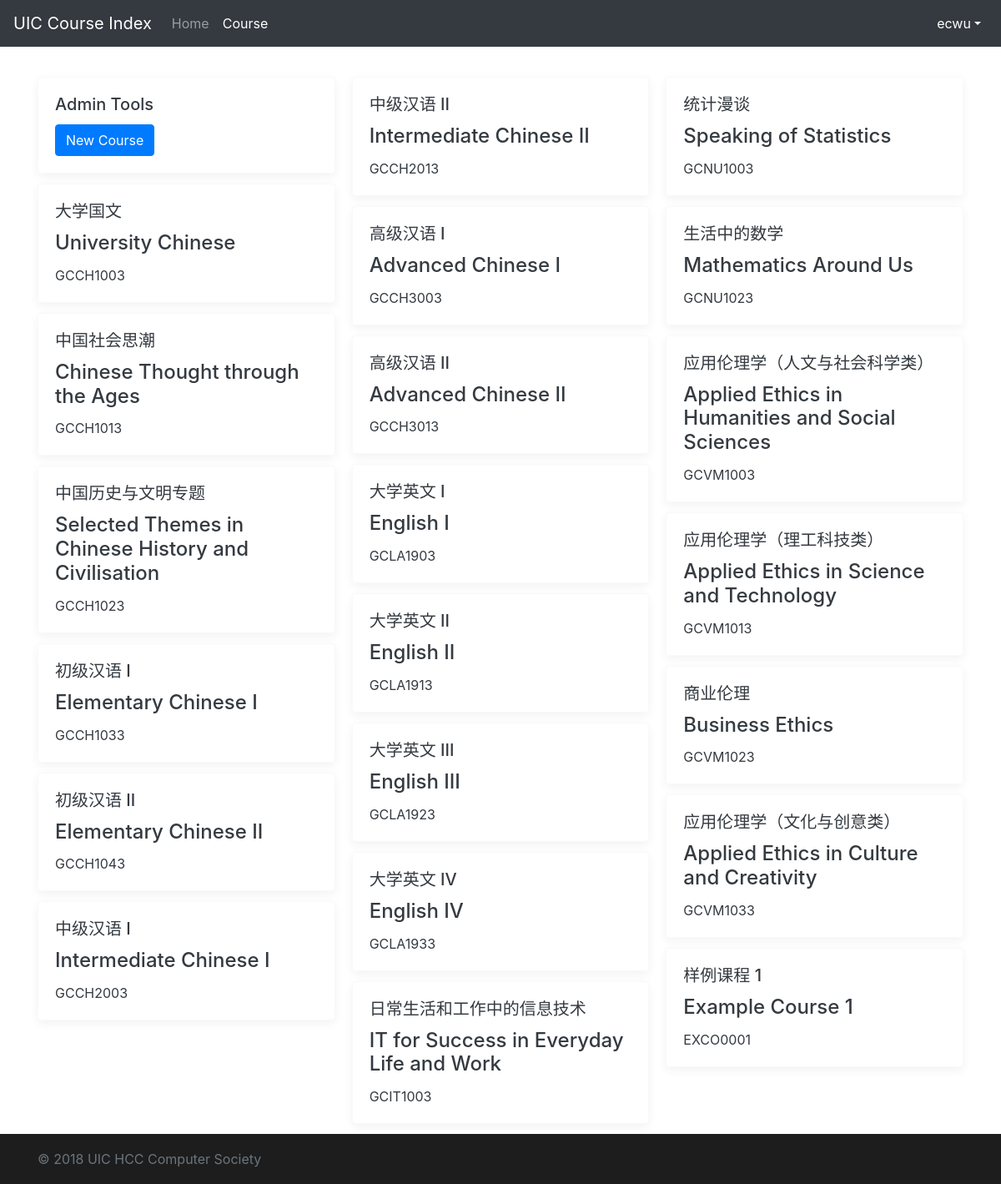
Page /course/ (signed in) on the committed database.
### course/models.py (models this page shows, shortened)
class Course(models.Model):
    UIC_DIVISION = (('DST', 'Division of Science and Technology'),
                    ('DBM', 'Division of Business and Management'),
                    ('DHSS', 'Division of Humanities and Social Sciences'),
                    ('DCC', 'Division of Culture and Creativity'),
                    ('ALL', 'All Division'))
    UIC_MAJOR = (
        ('DST', (
            ('FST', 'Food Science and Technology'),
            ('ENVS', 'Environmental Science'),
            ('APSY', 'Applied Psychology'),
            ('STAT', 'Statistics'),
            ('FM', 'Financial Mathematics'),
            ('CST', 'Computer Science and Technology'),
            ('DS', 'Data Science'),
            ('ALLDST', 'All DST Major')
        )),
        ('DBM', (
            ('ACCT', 'Accounting'),
            ('FIN', 'Finance'),
            ('AE', 'Applied Economics'),
            ('EBIS', 'e-Business Management and Information Systems'),
            ('MHR', 'Management of Human Resources'),
            ('MKT', 'Marketing Management'),
            ('EPIN', 'Entrepreneurship and Innovation'),
            ('ALLDBM', 'All DBM Major')
        )),
        ('DCC', (
            ('CCM', 'Culture, Creativity and Management'),
            ('CTV', 'Cinema and Television'),
            ('MAD', 'Media Arts and Design'),
            ('ALLDCC', 'All DCC Major')
        )),
        ('DHSS', (
            ('GIR', 'Government and International Relations'),
            ('SWSA', 'Social Work and Social Administration'),
            ('IJ', 'International Journalism'),
            ('PRA', 'Public Relations and Advertising'),
            ('ATS', 'Applied Translation Studies '),
            ('ELLS', 'English Language and Literature Studies'),
            ('ALLDHSS', 'All DHSS Major')
        )),
        ('ALL', 'ALL Major')
    )
    UIC_COURSE_CATEGORY = (
        ('BBAC', 'BBA (Hons) Core'),
        ('MR', 'Major Required'),
        ('ME', 'Major Elective'),
        ('GEC', 'General Education Core'),
        ('GED', 'General Education Distribution'),
        ('WPEX', 'Whole Person Education Experiential Learning Modules'),
        ('FE', 'Free Elective')
    )
    UIC_COURSE_UNITS = (
        (3, 'Three Units'),
        (1, 'One Unit')
    )
    course_name_en = models.CharField(max_length=128, null=True)
    course_name_cn = models.CharField(max_length=128, null=True)
    course_code = models.CharField(max_length=32, default='EMPY1003')
    course_units = models.IntegerField(default=3, choices=UIC_COURSE_UNITS)
    course_class = models.CharField(max_length=32, default='DEFAULT_CLASS')
    course_major = models.CharField(max_length=32, default='ALL', choices=UIC_MAJOR)
    course_division = models.CharField(max_length=32, default='ALL', choices=UIC_DIVISION)
    course_category = models.CharField(max_length=32, default='FE', choices=UIC_COURSE_CATEGORY)
    course_descriptions = models.TextField(null=True, default='To be added')
    course_pre_request = models.ForeignKey('self', blank=True, null=True, on_delete=models.DO_NOTHING)
    up_vote = models.IntegerField(default=0)
    down_vote = models.IntegerField(default=0)
    pub_date = models.DateTimeField(auto_now_add=True)
    update_time = models.DateTimeField(auto_now=True)
    view_times = models.IntegerField(default=0)
    is_display_score= models.BooleanField(default=True)

### course/views.py (the view)
# urls.py: path('course/', views.course_list, name='course_list'),
def course_list(request):
    if not request.user.is_authenticated:
        messages.add_message(request, messages.ERROR, 'Login required.')
        return redirect('/')
    else:
        course_all = models.Course.objects.all()
        return render(request, 'course/course.html', {'courses': course_all})

### course/templates/course/course.html (shortened to what this page needs)
<!doctype html>
<html lang="en">
<head>
    <link href="https://cdn.bootcss.com/bootstrap/4.0.0/css/bootstrap.min.css" rel="stylesheet">
    {% load static %}
    <link href="{% static "course/css/login_page.css" %}" rel="stylesheet">
</head>
<body>
<header>
    <nav class="navbar navbar-expand-md navbar-dark fixed-top bg-dark">
        <a class="navbar-brand" href="{% url 'home_page' %}">UIC Course Index</a>
        <div class="collapse navbar-collapse" id="navbarCollapse">
            <ul class="navbar-nav mr-auto">
                <li class="nav-item">
                    <a class="nav-link" href="{% url 'home_page' %}">Home</a>
                </li>
                <li class="nav-item active">
                    <a class="nav-link" href="{% url 'course_list' %}">Course <span class="sr-only">(current)</span></a>
                </li>
            </ul>
            <ul class="navbar-nav ml-auto">
                <li class="nav-item dropdown show">
                    <a class="nav-link dropdown-toggle" href="#" id="dropdown01" data-toggle="dropdown"
                       aria-haspopup="true" aria-expanded="true">{{ user.username }}</a>
                </li>
            </ul>
        </div>
    </nav>
</header>
<main role="main" class="container">
    <div class="card-columns" style="margin-top: 2rem">
        {% if user.groups.all.0.name == "course_master" %}
            <div class="card border-light box-shadow text-dark">
                <div class="card-body">
                    <h5 class="card-title">Admin Tools</h5>
                    <a href="{% url 'course_detail_edit' '0' %}" class="btn btn-primary">New Course</a>
                </div>
            </div>
        {% endif %}
        {% for course in courses %}
            <a href="{% url 'course_detail' course.id %}">
            <div class="card border-light box-shadow text-dark">
            <div class="card-body">
                <h5 class="card-title">{{ course.course_name_cn }}</h5>
                <h4 class="card-title">{{ course.course_name_en }}</h4>
                <p class="card-text">{{ course.course_code }}</p>
            </div>
        </div>
        </a>
        {% endfor %}
    </div>
</main>
<footer class="footer">
    <div class="container">
        <span class="text-muted">&copy; 2018 UIC HCC Computer Society</span>
    </div>
</footer>
{% load static %}
</body>
</html>

### course/static/course/css/login_page.css (style rules this page uses)
html { position: relative; min-height: 100%; }
body { margin-bottom: 60px; font-family: -apple-system, BlinkMacSystemFont, "Segoe UI", "Droid Sans", "Helvetica Neue", "PingFang SC", "Hiragino Sans GB", "Droid Sans Fallback", "Microsoft YaHei", sans-serif; }
.footer { position: absolute; bottom: 0; width: 100%; height: 60px; line-height: 60px; background-color: #1d1d1d; }
body > .container { padding: 60px 15px 0; }
.footer > .container { padding-right: 15px; padding-left: 15px; }

### course/templates/course/course.html (style rules this page uses)
.box-shadow { box-shadow: 0 .25rem .75rem rgba(0, 0, 0, .05); }

### rows in the picture
Course: course_name_cn "大学国文", course_name_en "University Chinese", course_code "GCCH1003"
Course: course_name_cn "中国社会思潮", course_name_en "Chinese Thought through the Ages", course_code "GCCH1013"
Course: course_name_cn "中国历史与文明专题", course_name_en "Selected Themes in Chinese History and Civilisation", course_code "GCCH1023"
Course: course_name_cn "初级汉语 I", course_name_en "Elementary Chinese I", course_code "GCCH1033"
Course: course_name_cn "初级汉语 II", course_name_en "Elementary Chinese II", course_code "GCCH1043"
Course: course_name_cn "中级汉语 I", course_name_en "Intermediate Chinese I", course_code "GCCH2003"
Course: course_name_cn "中级汉语 II", course_name_en "Intermediate Chinese II", course_code "GCCH2013"
Course: course_name_cn "高级汉语 I", course_name_en "Advanced Chinese I", course_code "GCCH3003"
Course: course_name_cn "高级汉语 II", course_name_en "Advanced Chinese II", course_code "GCCH3013"
Course: course_name_cn "大学英文 I", course_name_en "English I", course_code "GCLA1903"
Course: course_name_cn "大学英文 II", course_name_en "English II", course_code "GCLA1913"
Course: course_name_cn "大学英文 III", course_name_en "English III", course_code "GCLA1923"
Course: course_name_cn "大学英文 IV", course_name_en "English IV", course_code "GCLA1933"
Course: course_name_cn "日常生活和工作中的信息技术", course_name_en "IT for Success in Everyday Life and Work", course_code "GCIT1003"
Course: course_name_cn "统计漫谈", course_name_en "Speaking of Statistics", course_code "GCNU1003"
Course: course_name_cn "生活中的数学", course_name_en "Mathematics Around Us", course_code "GCNU1023"
Course: course_name_cn "应用伦理学（人文与社会科学类）", course_name_en "Applied Ethics in Humanities and Social Sciences", course_code "GCVM1003"
Course: course_name_cn "应用伦理学（理工科技类）", course_name_en "Applied Ethics in Science and Technology", course_code "GCVM1013"
Course: course_name_cn "商业伦理", course_name_en "Business Ethics", course_code "GCVM1023"
Course: course_name_cn "应用伦理学（文化与创意类）", course_name_en "Applied Ethics in Culture and Creativity", course_code "GCVM1033"
Course: course_name_cn "样例课程 1", course_name_en "Example Course 1", course_code "EXCO0001"

### other values in the picture
{{ user.username }} "ecwu"
